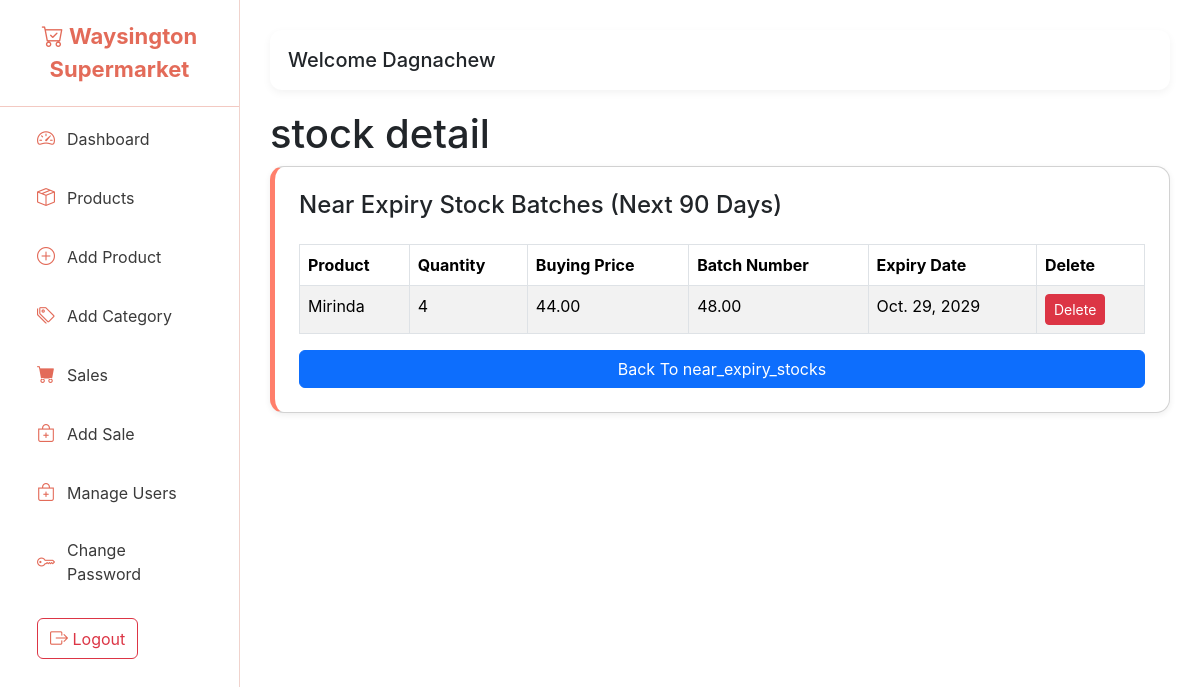
The page /stock_deatil/9/ (signed in) on the database as committed earlier.
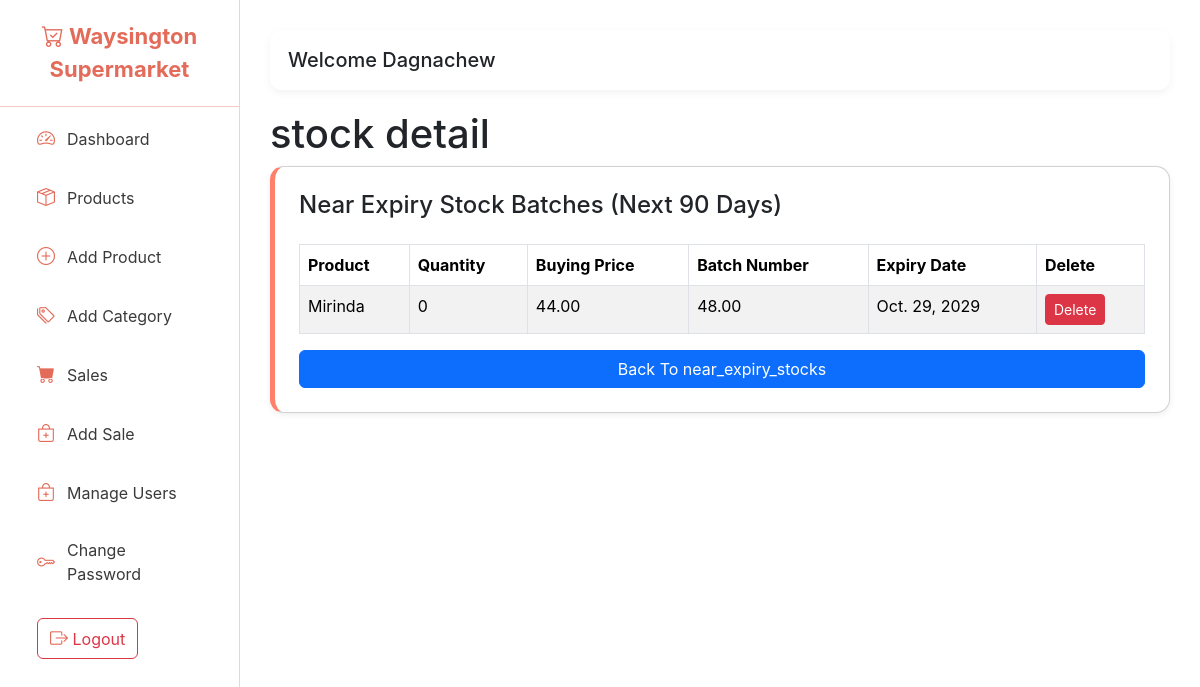
The same page on the database as committed later.
### myapp/models.py (models this page shows, shortened)
class Stock(models.Model):
    product = models.ForeignKey(Product,related_name="batches", on_delete=models.CASCADE)
    quantity = models.PositiveIntegerField()
    buying_price = models.DecimalField(max_digits=10, decimal_places=2)
    batch_number = models.CharField(max_length=100, blank=True, null=True)
    expiry_date = models.DateField(blank=True, null=True)
    added_at = models.DateTimeField(auto_now_add=True)

class Product(models.Model):
    name = models.CharField(max_length=200)
    category = models.ForeignKey(Category, on_delete=models.SET_NULL, null=True)
    barcode = models.CharField(max_length=100, blank=True, null=True)
    selling_price = models.DecimalField(max_digits=10, decimal_places=2)
    low_stock_threshold = models.PositiveIntegerField(default=10)  # NEW FIELD
    created_at = models.DateTimeField(auto_now_add=True)

### myapp/views.py (the view)
# urls.py: path('stock_deatil/<int:stock_id>/', views.stock_deatil, name='stock_deatil'),
@login_required(login_url='/accounts/login')
@user_passes_test(is_admin)
def stock_deatil(request, stock_id):
    stock = get_object_or_404(Stock, id = stock_id)
    context = {
        'stock': stock,
    }
    return render(request, 'stock_detail.html', context)

### authentication/views.py (called while the page is built)
def is_admin(user):
    return user.user_type == 'admin'

### template/stock_detail.html
{% extends 'base.html' %}
{% block content %}
<h1>stock detail</h1>
{% if stock %}
<div class="card card-simple p-4">
    <h4>Near Expiry Stock Batches (Next 90 Days)</h4>
    <table class="table table-striped table-bordered mt-3">
        <thead>
            <tr>
                <th>Product</th>
                <th>Quantity</th>
                <th>Buying Price</th>
                <th>Batch Number</th>
                <th>Expiry Date</th>
                <th>Delete</th>
            </tr>
        </thead>
        <tbody>
            <tr>
                <td>{{ stock.product.name }}</td>
                <td>{{ stock.quantity }}</td>
                <td>{{ stock.buying_price }}</td>
                <td>{{ stock.product.selling_price }}</td>
                <td>{{ stock.expiry_date }}</td>
                <td>
                    <a href="{% url 'delete_stock' stock.id %}" class="btn btn-danger btn-sm text-white"> Delete </a>
                </td>
            </tr>
        </tbody>
    </table>
    <a href="{% url 'near_expiry_stocks' %}" class="btn btn-primary btn-md">Back To near_expiry_stocks</a>
</div>
{% endif %}
{%endblock%}

Rows that differ between the two databases and show on the page:
changed Stock "Mirinda": quantity "4" → "0"
